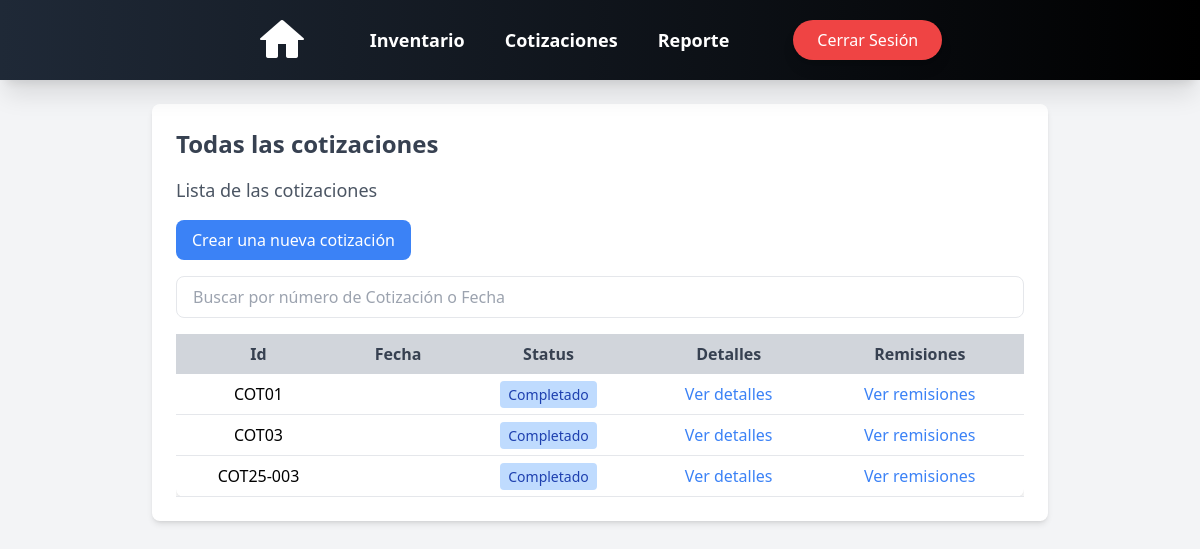
/quotes/ (signed in), run on an earlier commit of the app's database.
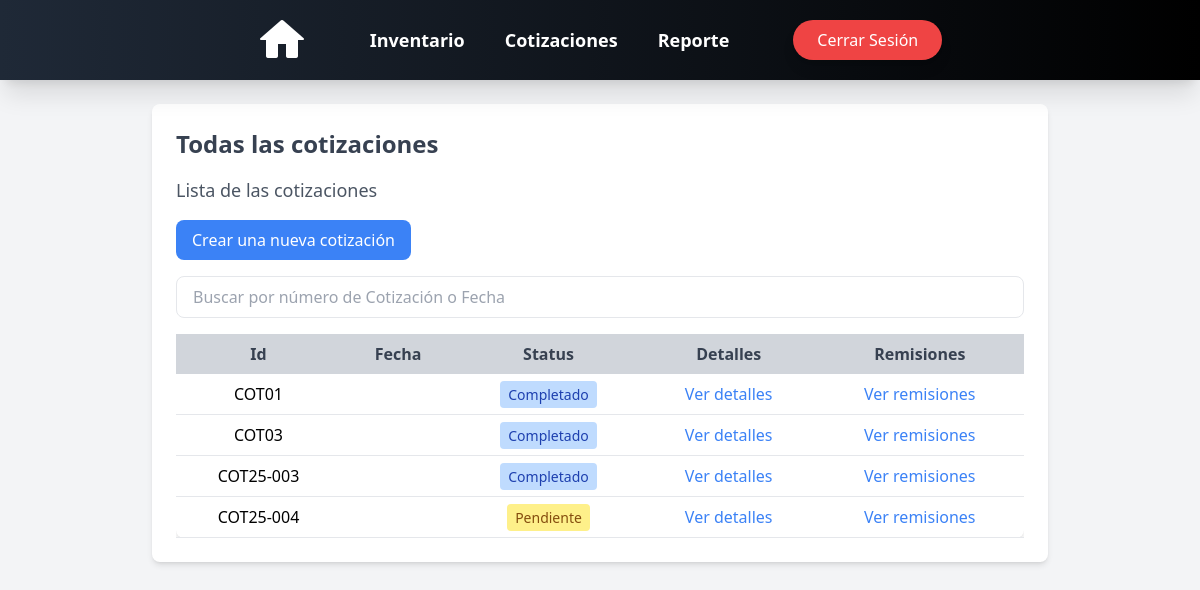
And on a later commit of the database.
### cotizaciones/models.py (models this page shows, shortened)
class Cotizaciones(models.Model):
    id = models.CharField(max_length=10, primary_key=True, unique=True, blank=False, null=False)
    cliente = models.CharField(max_length=50, blank=False, null=True)
    telefono = models.IntegerField(blank=False, null=True)
    fecha = models.DateField(auto_now=False, auto_now_add=False)
    fecha_propuesta = models.DateField(auto_now=False, auto_now_add=False)
    fecha_entrega = models.DateField(auto_now=False, auto_now_add=False, null=True, blank=True)
    direccion_entrega = models.CharField(max_length=50, default='Pendiente')
    servicio_envio = models.CharField(max_length=100, default="TGZ")
    costo_envio = models.DecimalField(max_digits=10, decimal_places=2, blank=False, null=True, default=0)
    total = models.DecimalField(max_digits=10, decimal_places=2, default=0.0)  # Total sin IVA
    total_Civa = models.DecimalField(max_digits=10, decimal_places=2, default=0.0)
    status = models.CharField(max_length=20, blank=False, null=False, default='Pendiente')
    anticipo = models.DecimalField(max_digits=10, decimal_places=2, default=0.0)
    restante = models.DecimalField(max_digits=10, decimal_places=2, default=0.0)
    metodo_pago = models.CharField(max_length=20, null=False, default='No')
    iva = models.DecimalField(max_digits=10, decimal_places=2, default=0.0)

### cotizaciones/views.py (the view)
# urls.py: path('', quotes_view, name='list_quotes'),
def quotes_view(request):
    cotizaciones = Cotizaciones.objects.all()
    for cotizacion in cotizaciones:
        cotizacion.fecha = format_date(cotizacion.fecha, format="full", locale="es")
        cotizacion.fecha_propuesta = format_date(cotizacion.fecha_propuesta, format="full", locale="es")
        cotizacion.fecha_entrega = format_date(cotizacion.fecha_entrega, format="full", locale="es")
    context = {'cotizaciones': cotizaciones}
    return render(request, 'quotes/cotizaciones.html', context)

### users/context_processors.py (called while the page is built)
def empleado_context(request):
    if request.user.is_authenticated:
        empleado = request.user.groups.filter(name='Empleado').exists()
    else:
        empleado = False  # Si no está autenticado, no es parte del grupo
    return {'empleado': empleado}

### templates/quotes/cotizaciones.html (shortened to what this page needs)
{% load static %}
<!DOCTYPE html>
<html lang="en">
<head>
</head>
<body class="bg-gray-100 p-6">
{% if request.user.is_authenticated %}
    {% include 'nav_bar.html' %}
    <div class="animate__animated animate__fadeIn">
        <div class="max-w-4xl mx-auto bg-white p-6 rounded-lg shadow-md mt-20">
            <h1 class="text-2xl font-bold text-gray-700 mb-4">Todas las cotizaciones</h1>
            <h2 class="text-lg text-gray-600 mb-4">Lista de las cotizaciones</h2>
            <a href="{% url 'create_quote' %}" class="inline-block bg-blue-500 text-white px-4 py-2 rounded-lg hover:bg-blue-600 transition">Crear una nueva cotización</a>
            <div class="mt-4 flex gap-2">
                <input type="text" id="search" onkeyup="filterQuotes()" placeholder="Buscar por número de Cotización o Fecha" class="px-4 py-2 border rounded-lg w-full">
            </div>
            <div class="overflow-x-auto mt-4">
                <table class="w-full border-collapse bg-white shadow-md rounded-lg">
                    <thead>
                        <tr class="bg-gray-300 text-gray-700">
                            <th class="px-4 py-2">Id</th>
                            <th class="px-4 py-2">Fecha</th>
                            <th class="px-4 py-2">Status</th>
                            <th class="px-4 py-2">Detalles</th>
                            <th class="px-4 py-2">Remisiones</th>
                        </tr>
                    </thead>
                    <tbody>
                        {% for cotizacion in cotizaciones %}
                        <tr class="border-b">
                            <td class="px-4 py-2 text-center">{{ cotizacion.id }}</td>
                            <td class="px-4 py-2 text-center">{{ cotizacion.fecha }}</td>
                            <td class="px-4 py-2 text-center">
                                <span class="px-2 py-1 rounded text-sm {% if cotizacion.status == 'Pendiente' %}bg-yellow-200 text-yellow-800{% elif cotizacion.status == 'Aceptado' %}bg-green-200 text-green-800{% elif cotizacion.status == 'Completado' %}bg-blue-200 text-blue-800{% elif cotizacion.status == 'Cancelado' %}bg-red-200 text-red-800{% elif cotizacion.status == 'En proceso' %}bg-purple-200 text-purple-800{% elif cotizacion.status == 'Contraoferta' %}bg-orange-200 text-orange-800{% endif %}">
                                    {{ cotizacion.status }}
                                </span>
                            </td>
                            <td class="px-4 py-2 text-center">
                                <a href="{% url 'details' cotizacion.id %}" class="text-blue-500 hover:underline">Ver detalles</a>
                            </td>
                            <td class="px-4 py-2 text-center">
                                <a href="{% url 'view_remission' cotizacion.id %}" class="text-blue-500 hover:underline">Ver remisiones</a>
                            </td>
                        </tr>
                        {% endfor %}
                    </tbody>
                </table>
            </div>
        </div>
    </div>
{% else %}
    <div class="flex flex-col items-center justify-center min-h-screen text-center">
        <h2 class="text-2xl font-semibold text-gray-700">No está autenticado</h2>
        <a href="{% url 'login' %}" class="mt-4 bg-blue-600 text-white px-4 py-2 rounded-lg hover:bg-blue-700 transition">Iniciar sesión</a>
    </div>
{% endif %}
</body>
</html>

What changed in the data, as far as the page shows it:
added Cotizaciones: id "COT25-004", status "Pendiente"
